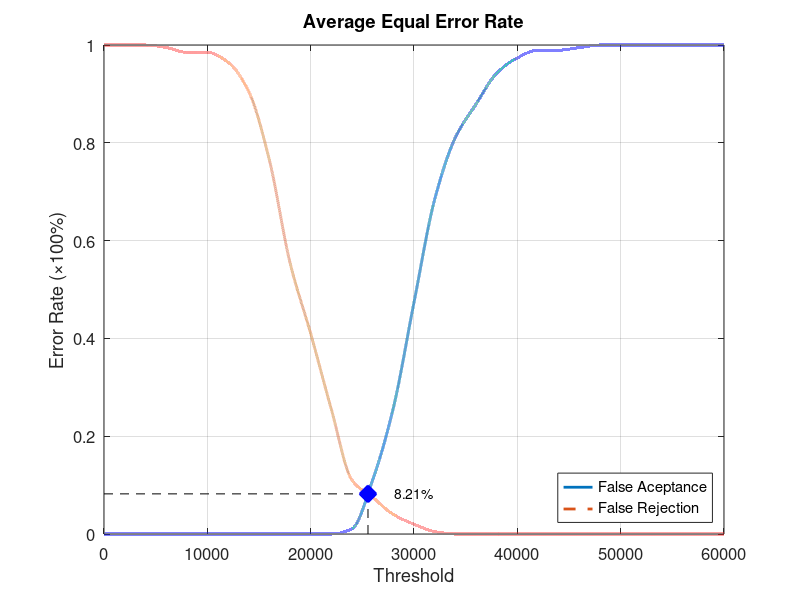
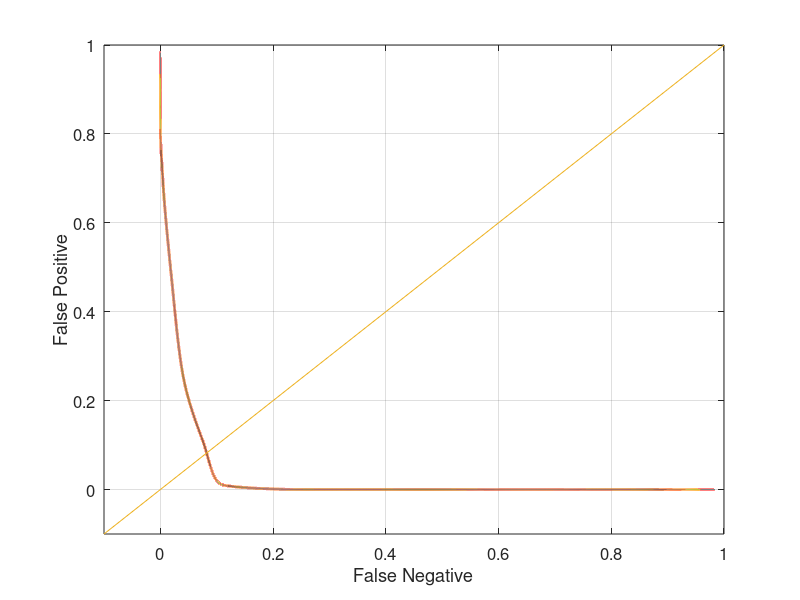

These figures' MATLAB source, in order:
function yEER = Database2_1
close all;
clear;
clc;
x = 0:2000:60000;
xq = 0:0.5:60000;

y0 = [0 0 0 0 0 0 0 0 0 0 0 0 0.0105263 0.110526 0.257895 0.473684 0.684211 0.810526 0.878947 0.942105 0.973684 0.989474 0.989474 0.994737 1 1 1 1 1 1 1];
yy0 = interp1(x, y0, xq, 'pchip');
y1 = [1 1 1 0.995 0.985 0.985 0.965 0.905 0.765 0.555 0.41 0.255 0.11 0.075 0.04 0.02 0.005 0 0 0 0 0 0 0 0 0 0 0 0 0 0];
yy1 = interp1(x, y1, xq, 'pchip');

% Calculating EER: 
y2 = abs(y0 - y1);
find(y2 == min(y2))
yy2 = abs(yy0 - yy1);
xEER = find(yy2 == min(yy2));
xEERIndex = xq(xEER) % X-axis EER
yEER = yy0(xEER) % Y-axis EER

main = figure
plot(xq, yy0,'-','LineWidth', 2);	hold on
plot(xq, yy1,'--','LineWidth', 2);	hold on
plot([xEERIndex xEERIndex], [0 yEER], 'k--');	hold on
plot([0 xEERIndex], [yEER yEER], 'k--');	hold on
plot(xEERIndex, yEER, 'bx', 'LineWidth', 10);	hold on
text(xEERIndex + 10 * xEERIndex / 100, yEER, [num2str(round((10000 * yEER)) / 100) '%'])
legend('False Aceptance', 'False Rejection', 'Location', 'SouthEast')
xlabel('Threshold')
ylabel('Error Rate (\times100%)')
title('Average Equal Error Rate')
set(gca, 'FontSize', 12)
axis([0 60000 0 1])
grid on

print(main, 'Database2_1Main', '-dpng');
FNRxFPR = figure('Color', [1 1 1]);
plot(yy1, yy0, '-', yy1, yy0, 'LineWidth', 2);
hold on
y = -0.1:0.1:1
plot(y, y); 
set(gca, 'FontSize', 12)
xlabel('False Negative')
ylabel('False Positive')
axis([-0.1 1 -0.1 1])
set(gca, 'FontSize', 12)
grid on

print(FNRxFPR, 'Database2_1FNRxFPR','-dpng');
end
